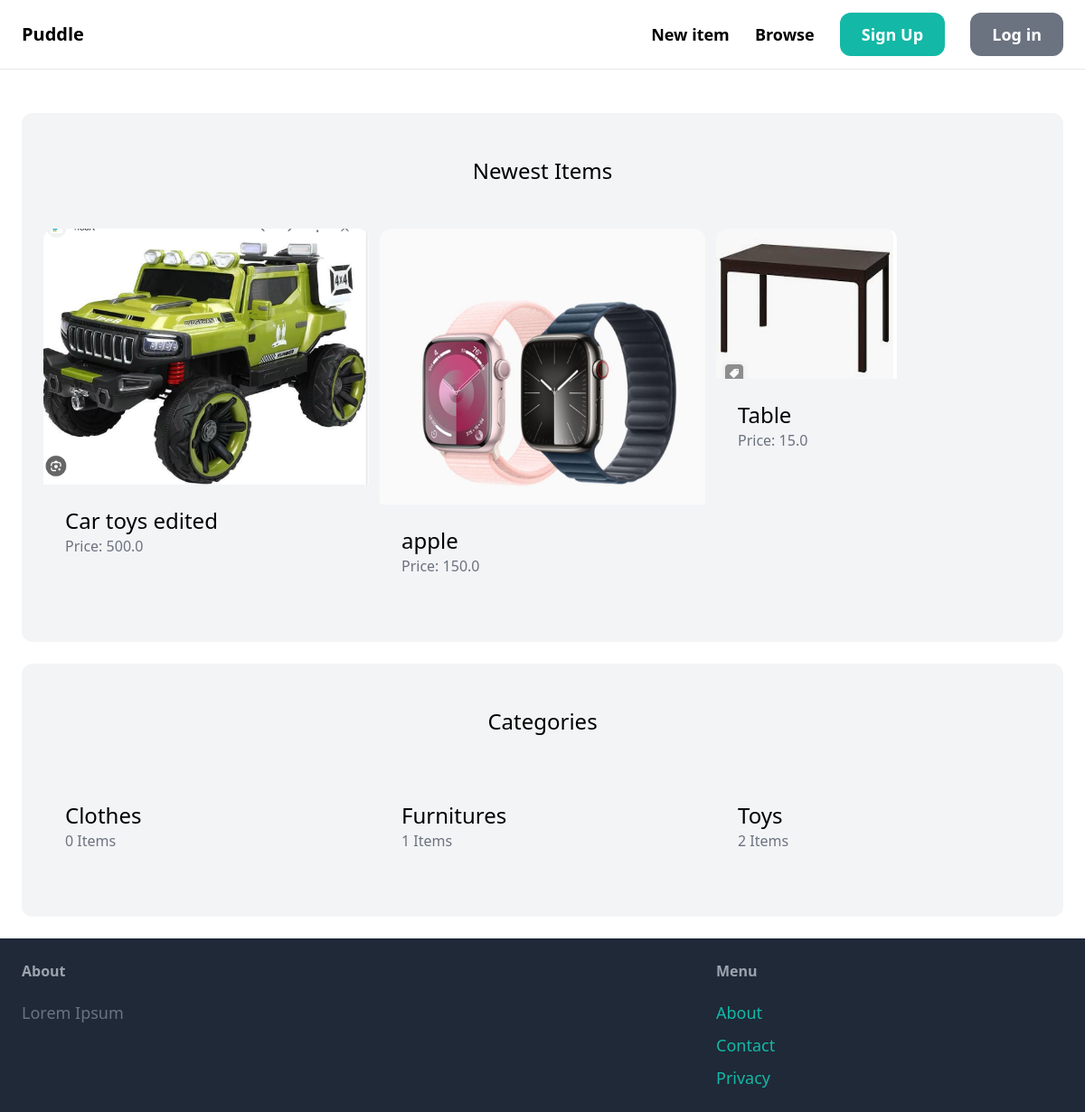
The page / on the database its author committed.
### item/models.py (models this page shows, shortened)
class   Item(models.Model):
    category = models.ForeignKey(Category, related_name='items', on_delete=models.CASCADE)
    name = models.CharField(max_length=255)
    description = models.TextField(blank=True, null=True)
    price = models.FloatField()
    image = models.ImageField(upload_to='item_images', blank=True, null=True)
    is_sold = models.BooleanField(default=False)
    created_by = models.ForeignKey(User, related_name='items', on_delete=models.CASCADE)
    created_at = models.DateTimeField(auto_now_add=True)

class Category(models.Model):
    name = models.CharField(max_length=255)
    class Meta:
        ordering = ('name',)
        verbose_name_plural = 'Categories'

### core/views.py (the view)
# urls.py: urlpatterns = [path('', views.index, name='index'),
def index(request):
    items = Item.objects.filter(is_sold = False)[0:6]
    categories = Category.objects.all()
    return render(request, 'core/index.html', {'categories': categories, 'items': items,})

### core/templates/core/index.html (shortened to what this page needs)
{% extends 'core/base.html'%}
{% block content %}
<div class="mt-6 px-6 py-12 bg-gray-100 rounded-xl">
    <h2 class="mb-12 text-2xl text-center">Newest Items</h2>
    <div class="grid grid-cols-3 gap-3">
        {% for item in items %}
        <div>
            <a href="{% url 'item:detail' item.id %}">
                <div>
                    <img src="{{ item.image.url }}" class="rounded-t-xl">
                </div>
                <div class="p-6 bg-white-rounded-b-xl">
                    <h2 class="text-2xl">{{ item.name}}</h2>
                    <p class="text-gray-500">Price: {{ item.price}}</p>
                </div>
            </a>
        </div>
        {% endfor %}
    </div>
</div>
<div class="mt-6 px-6 py-12 bg-gray-100 rounded-xl">
    <h2 class="mb-12 text-2xl text-center">Categories</h2>
    <div class="grid grid-cols-3 gap-3">
        {% for category in categories %}
        <div>
            <a href="#">
                <div class="p-6 bg-white-rounded-b-xl">
                    <h2 class="text-2xl">{{ category.name}}</h2>
                    <p class="text-gray-500">{{ category.items.count }} Items</p>
                </div>
            </a>
        </div>
        {% endfor %}
    </div>
</div>
{% endblock %}

### core/templates/core/base.html (shortened to what this page needs)
<!doctype html>
<html>
<head>
    <script src="https://cdn.tailwindcss.com"></script>
</head>
<body>
    <nav class="py-6 px-6 flex justify-between items-center border-b border-gray-200">
        <a href="/" class="text-xl font-semibold">Puddle</a>
        <div class="space-x-6">
            <a href="{% url 'item:new'%}" class="text-lg font-semibold hover:text-gray-500">New item</a>
            <a href="{% url 'item:items' %}" class="text-lg font-semibold hover:text-gray-500">Browse</a>
            {% if request.user.is_authenticated %}
            <a href="{% url 'conversation:inbox' %}"
                class="px-6 py-3 text-lg font-semibold bg-teal-500 text-white rounded-xl hover:big-teal-700">Inbox</a>
            <a href="{% url 'dashboard:index' %}"
                class="px-6 py-3 text-lg font-semibold bg-gray-500 text-white rounded-xl hover:big-teal-700">Dashboard</a>
            {% else %}
            <a href="{% url 'core:signup' %}"
                class="px-6 py-3 text-lg font-semibold bg-teal-500 text-white rounded-xl hover:big-teal-700">Sign Up</a>
            <a href="{% url 'core:login' %}"
                class="px-6 py-3 text-lg font-semibold bg-gray-500 text-white rounded-xl hover:big-teal-700">Log
                in</a>
            {% endif %}
        </div>
    </nav>
    <div class="px-6 py-6">
        {% block content %}
        {% endblock %}
    </div>
    <footer class="py-6 px-6 flex justify-between bg-gray-800">
        <div class="w-2/3 pr-10">
            <h3 class="mb-5 font-semibold text-gray-400">About</h3>
            <p class="text-lg text-gray-500">Lorem Ipsum</p>
        </div>
        <div class="w-1/3">
            <h3 class="mb-5 font-semibold text-gray-400">Menu</h3>
            <ul class="space-y-2">
                <li>
                    <a href="#" class="text-lg text-teal-500 hover:text-teal-700">About</a>
                </li>
                <li>
                    <a href="{% url 'core:contact' %}" class="text-lg text-teal-500 hover:text-teal-700">Contact</a>
                </li>
                <li>
                    <a href="#" class="text-lg text-teal-500 hover:text-teal-700">Privacy</a>
                </li>
            </ul>
        </div>
    </footer>
</body>
</html>

### rows shown on the page
Item: image (picture), name "Car toys edited", price "500.0"
Item: image (picture), name "apple", price "150.0"
Item: image (picture), name "Table", price "15.0"
Category: name "Clothes", items.count "0"
Category: name "Furnitures", items.count "1"
Category: name "Toys", items.count "2"
